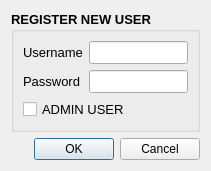
<?xml version="1.0" encoding="UTF-8"?>
<ui version="4.0">
 <class>reguser</class>
 <widget class="QDialog" name="reguser">
  <property name="geometry">
   <rect>
    <x>0</x>
    <y>0</y>
    <width>211</width>
    <height>156</height>
   </rect>
  </property>
  <property name="windowTitle">
   <string>REGISTER USER</string>
  </property>
  <layout class="QVBoxLayout" name="verticalLayout_3">
   <item>
    <layout class="QVBoxLayout" name="verticalLayout_2">
     <item>
      <widget class="QGroupBox" name="groupBox">
       <property name="font">
        <font>
         <pointsize>10</pointsize>
         <weight>75</weight>
         <bold>true</bold>
        </font>
       </property>
       <property name="title">
        <string>REGISTER NEW USER</string>
       </property>
       <layout class="QFormLayout" name="formLayout">
        <item row="0" column="0">
         <widget class="QLabel" name="label">
          <property name="font">
           <font>
            <pointsize>10</pointsize>
            <weight>50</weight>
            <bold>false</bold>
           </font>
          </property>
          <property name="text">
           <string>Username</string>
          </property>
         </widget>
        </item>
        <item row="0" column="1">
         <widget class="QLineEdit" name="lineEdit"/>
        </item>
        <item row="1" column="0">
         <widget class="QLabel" name="label_2">
          <property name="font">
           <font>
            <pointsize>10</pointsize>
            <weight>50</weight>
            <bold>false</bold>
           </font>
          </property>
          <property name="text">
           <string>Password</string>
          </property>
         </widget>
        </item>
        <item row="1" column="1">
         <widget class="QLineEdit" name="lineEdit_2"/>
        </item>
        <item row="2" column="0" colspan="2">
         <widget class="QCheckBox" name="checkBox">
          <property name="font">
           <font>
            <pointsize>10</pointsize>
            <weight>50</weight>
            <bold>false</bold>
           </font>
          </property>
          <property name="text">
           <string>ADMIN USER</string>
          </property>
         </widget>
        </item>
       </layout>
      </widget>
     </item>
     <item>
      <widget class="QDialogButtonBox" name="buttonBox">
       <property name="orientation">
        <enum>Qt::Horizontal</enum>
       </property>
       <property name="standardButtons">
        <set>QDialogButtonBox::Cancel|QDialogButtonBox::Ok</set>
       </property>
      </widget>
     </item>
    </layout>
   </item>
  </layout>
 </widget>
 <resources/>
 <connections/>
</ui>
